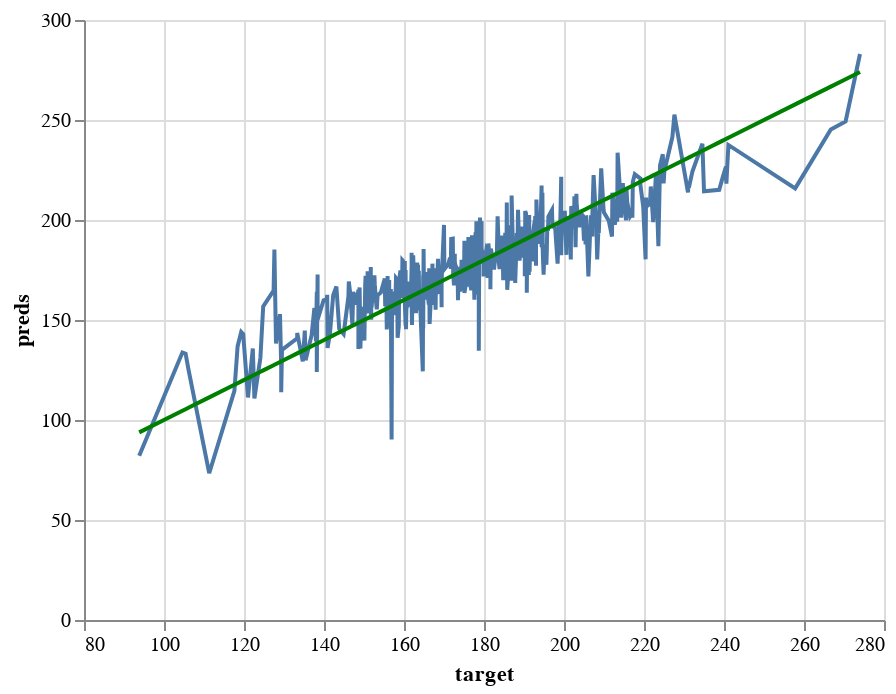

Write notebook code for a chart like this one.
### Code cell
# predictions versus the target line charts on the validation set
perfect_test_3 = alt.Chart(pd.DataFrame({'target': y_valid_3, 'preds': y_valid_3})).mark_line(color='green').encode(
    x='target',
    y='preds'
)

pred_chart_test_3 = alt.Chart(pd.DataFrame({'target': y_valid_3, 'preds': y_valid_preds_3})).mark_line().encode(
    x='target',
    y='preds'
  )

pred_chart_test_3 + perfect_test_3

### Figure 1 — Vega-Lite specification as saved in the notebook (floating-point values rounded to 4 significant figures; data arrays with more than 128 entries replaced by an {"elided": "..."} marker saying what was removed)
{"config": {"view": {"continuousWidth": 400, "continuousHeight": 300}}, "layer": [{"data": {"name": "data-f4f9ebd46525ab2bc67fa4fb8522cd55"}, "mark": "line", "encoding": {"x": {"field": "target", "type": "quantitative"}, "y": {"field": "preds", "type": "quantitative"}}}, {"data": {"name": "data-cb2f95cff66f9e82a00c59bc3993d554"}, "mark": {"type": "line", "color": "green"}, "encoding": {"x": {"field": "target", "type": "quantitative"}, "y": {"field": "preds", "type": "quantitative"}}}], "$schema": "https://vega.github.io/schema/vega-lite/v4.17.0.json", "datasets": {"data-f4f9ebd46525ab2bc67fa4fb8522cd55": {"elided": "482 records"}, "data-cb2f95cff66f9e82a00c59bc3993d554": {"elided": "482 records"}}}
